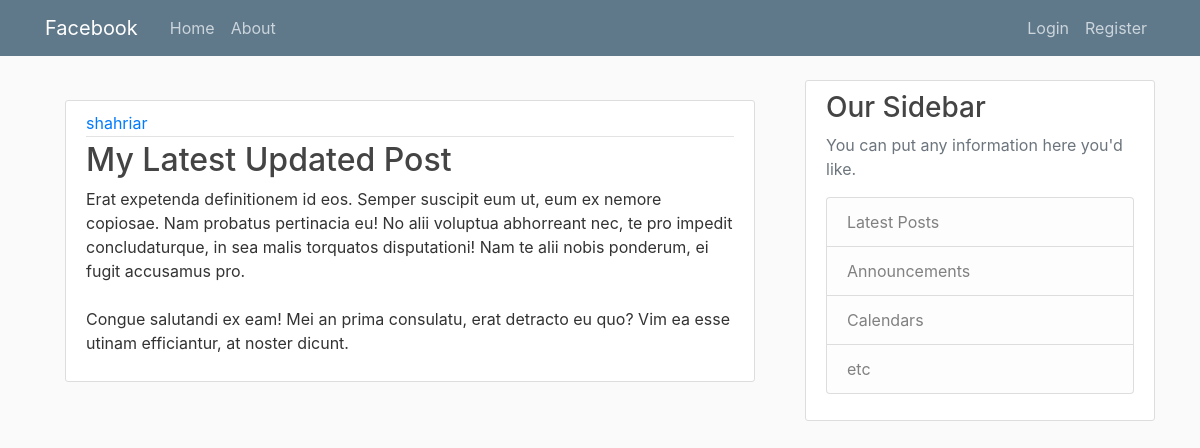
Page /post/33 on the committed database.
### twitter_app/models.py (models this page shows, shortened)
class Post(models.Model):
    content = models.TextField()
    title = models.CharField(max_length=100)
    date_posted = models.DateTimeField(default=timezone.now)
    author = models.ForeignKey(User, on_delete=models.CASCADE)

### twitter_app/views.py (the view)
# urls.py: path('post/<int:pk>', views.PostDetailView.as_view(), name='post_detail'),
class PostDetailView(DetailView):
    model = Post

### twitter_app/templates/twitter_app/post_detail.html (shortened to what this page needs)
{% extends 'twitter_app/super/super.html' %}
{% block content %}
<div style="margin:auto; padding:20px;border-radius:10px;">
    <article class="media content-section">
        <div class="media-body">
            <div class="article-metadata">
                <a class="mr-2" href="{% url 'user_posts' object.author.username %}">{{ object.author }}</a>
            </div>
            <h2 class="article-title">{{ object.title }}</h2>
            <p class="article-content">{{ object.content }}</p>
        </div>
    </article>
</div>
{% endblock content %}

### twitter_app/static/twitter_app/main.css (style rules this page uses)
body { background: #fafafa; color: #333333; margin-top: 5rem; }
h1, h2, h3, h4, h5, h6 { color: #444444; }
.content-section { background: #ffffff; padding: 10px 20px; border: 1px solid #dddddd; border-radius: 3px; margin-bottom: 20px; }
.article-title { color: #444444; }
.article-content { white-space: pre-line; }
.article-metadata { padding-bottom: 1px; margin-bottom: 4px; border-bottom: 1px solid #e3e3e3 }

### rows in the picture
Post: author "shahriar", title "My Latest Updated Post", content "Erat expetenda definitionem id eos. Semper suscipit eum ut, eum ex nemore copiosae. Nam probatus pertinacia eu! No alii voluptua abhorreant nec, te pro impedit concludaturque, in sea malis torquatos disputationi! Nam te alii nobis ponderum, ei fugit accusamus pro. Congue salutandi ex eam! Mei an prima consulatu, erat detracto eu quo? Vim ea esse utinam efficiantur, at noster dicunt."
